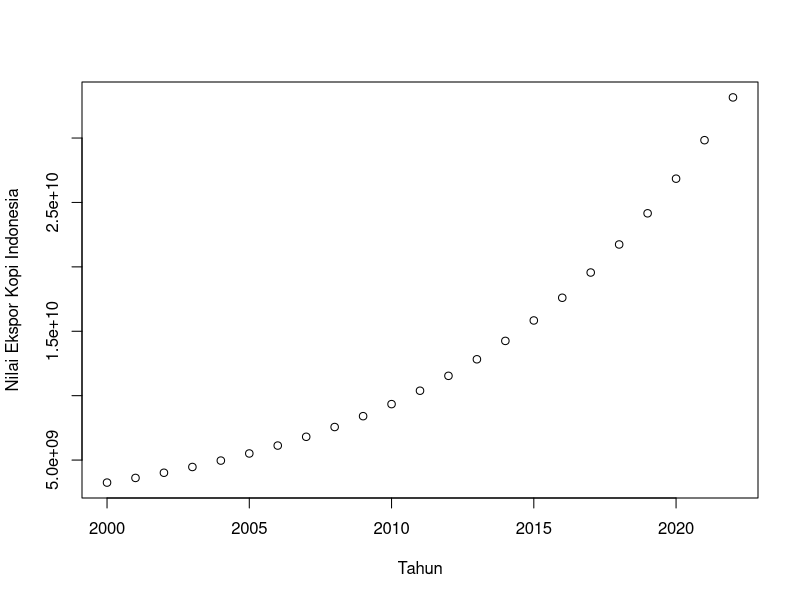
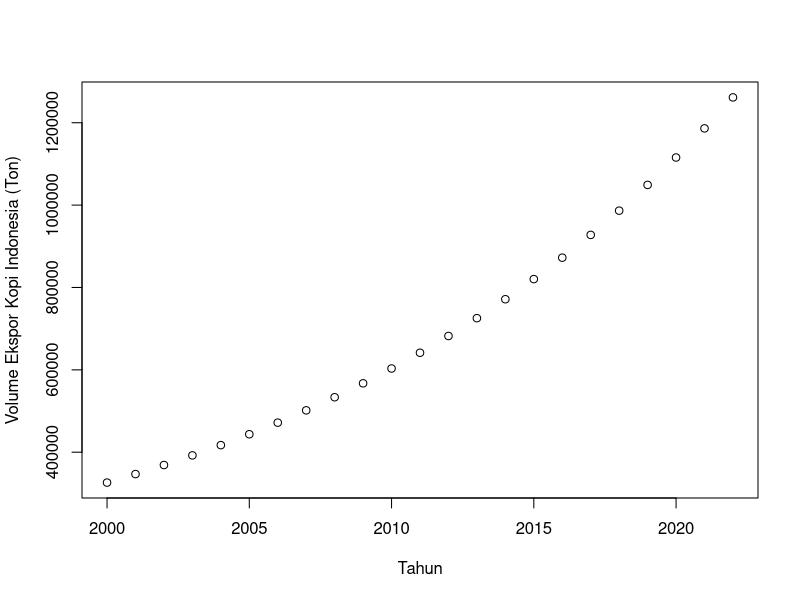
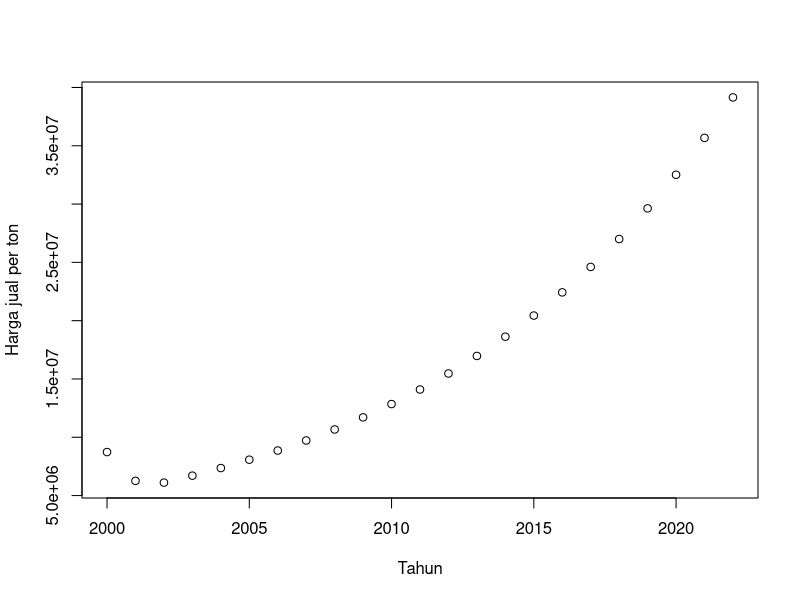
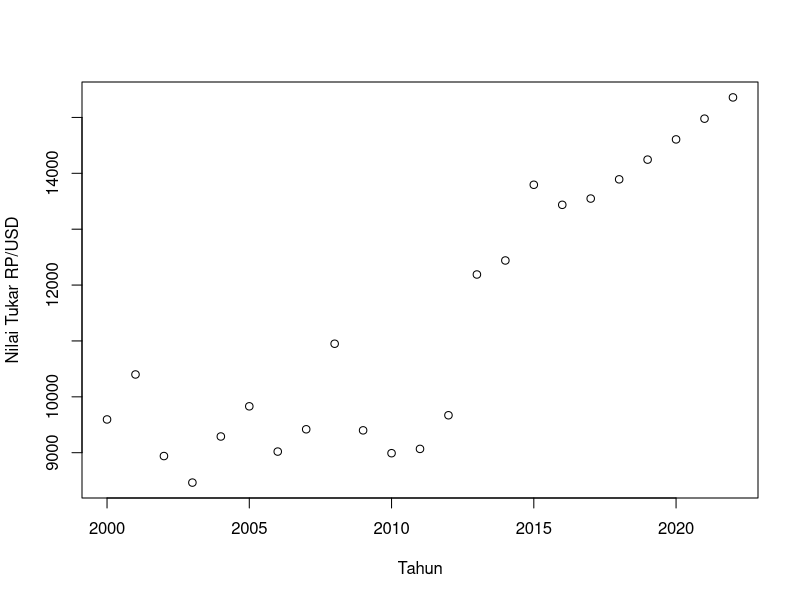
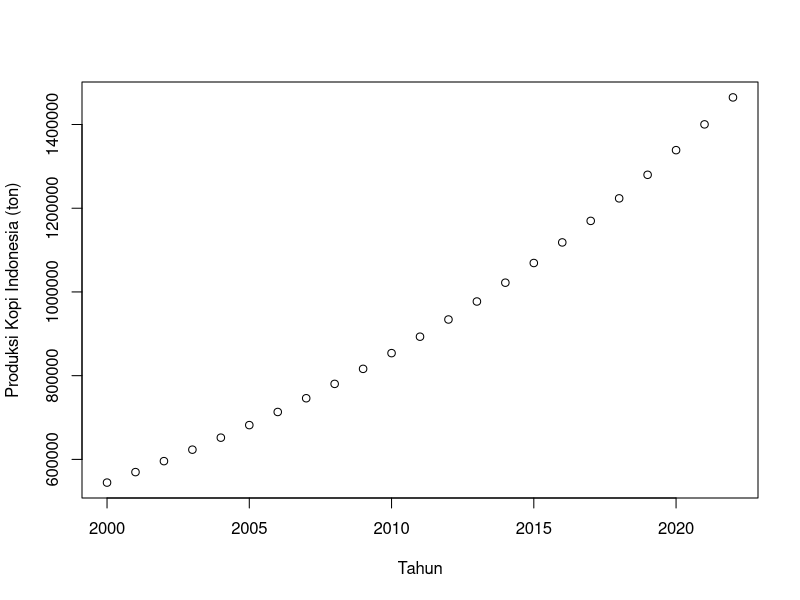
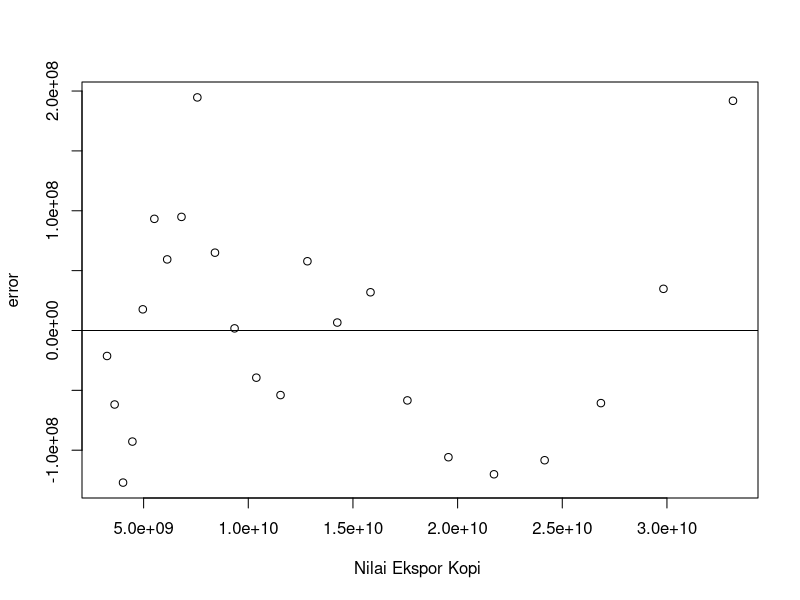
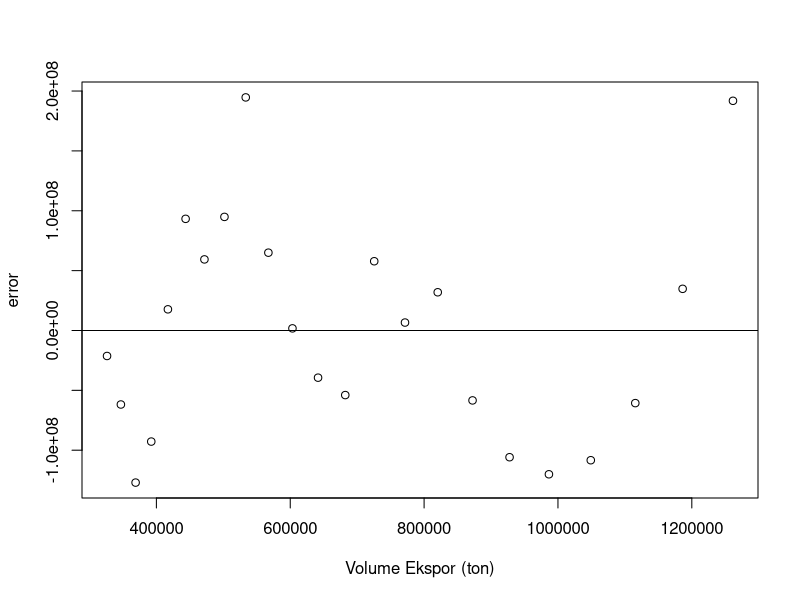
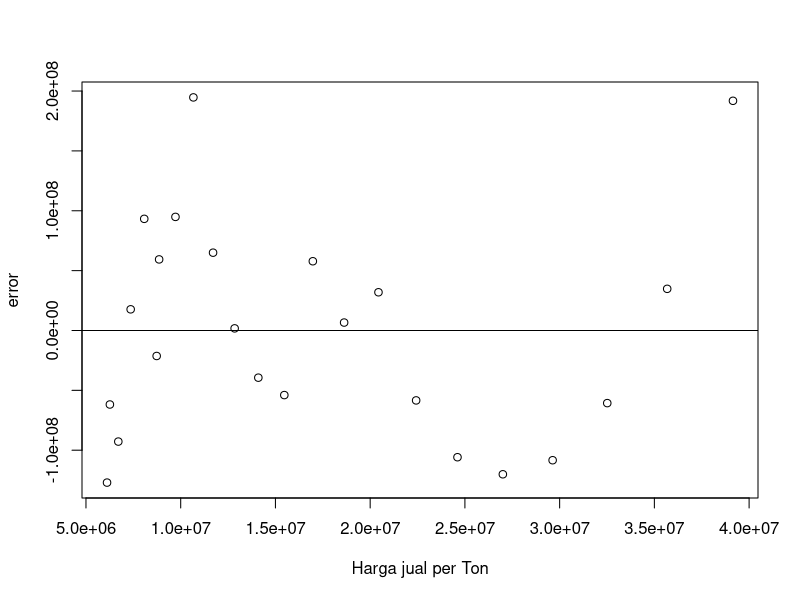

The R script that drew these images, in order:
## ---- chunk 1
#| warning: false
#| echo: true
setwd("D:/METOPEL UAS/FEBRY METOPEL")
library(readxl)
library(tidyverse)
library(kableExtra)
## ---- chunk 2
#impor dataset
read_excel("kopi2.xlsx")
dat <- read_excel("kopi2.xlsx")
kbl(dat) %>%
  kable_styling(bootstrap_options = c("striped", "hover", "condensed", "responsive"))
reg1<-lm(ekspor~volt+kurs+prodt+hargat,data=dat)
## ---- chunk 3
plot(dat$tahun,dat$ekspor,xlab="Tahun",ylab="Nilai Ekspor Kopi Indonesia")
## ---- chunk 4
plot(dat$tahun,dat$volt,xlab="Tahun",ylab="Volume Ekspor Kopi Indonesia (Ton)")
## ---- chunk 5
plot(dat$tahun,dat$hargat,xlab="Tahun",ylab="Harga jual per ton")
## ---- chunk 6
plot(dat$tahun,dat$kurs,xlab="Tahun",ylab="Nilai Tukar RP/USD")
## ---- chunk 7
plot(dat$tahun,dat$prodt,xlab="Tahun",ylab="Produksi Kopi Indonesia (ton)")
## ---- chunk 8
dat$m<-resid(reg1)
plot(dat$ekspor,dat$m,xlab="Nilai Ekspor Kopi ",ylab="error")
abline(h=0) # membuat garis horizontal di y=0
## ---- chunk 9
dat$m<-resid(reg1)
plot(dat$volt,dat$m,xlab="Volume Ekspor (ton)",ylab="error")
abline(h=0) # membuat garis horizontal di y=0
## ---- chunk 10
dat$m<-resid(reg1)
plot(dat$hargat,dat$m,xlab="Harga jual per Ton",ylab="error")
abline(h=0) # membuat garis horizontal di y=0
## ---- chunk 11
dat$m<-resid(reg1)
plot(dat$kurs,dat$m,xlab="Nilai Tukar RP/USD",ylab="error")
abline(h=0) # membuat garis horizontal di y=0
## ---- chunk 12
dat$m<-resid(reg1)
plot(dat$prodt,dat$m,xlab="Produksi Kopi Indonesia (ton)",ylab="error")
abline(h=0) # membuat garis horizontal di y=0
## ---- chunk 13
summary(reg1)
